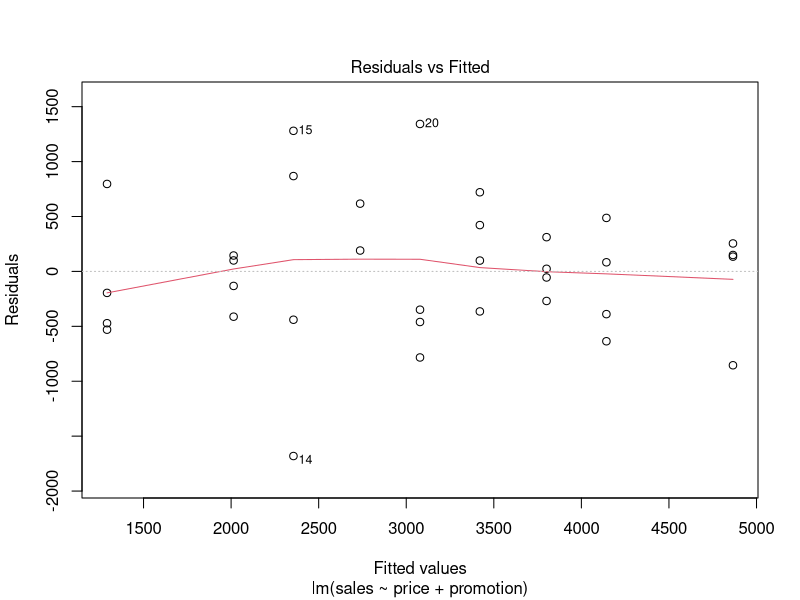
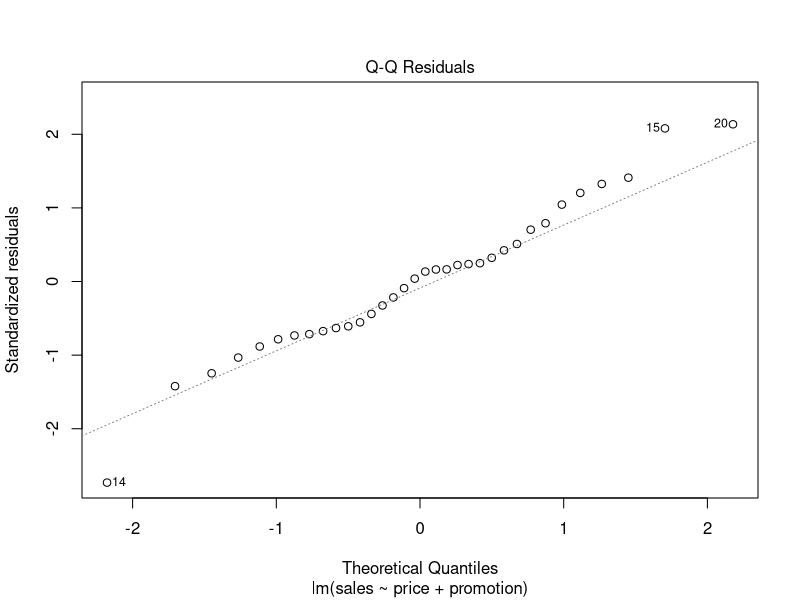
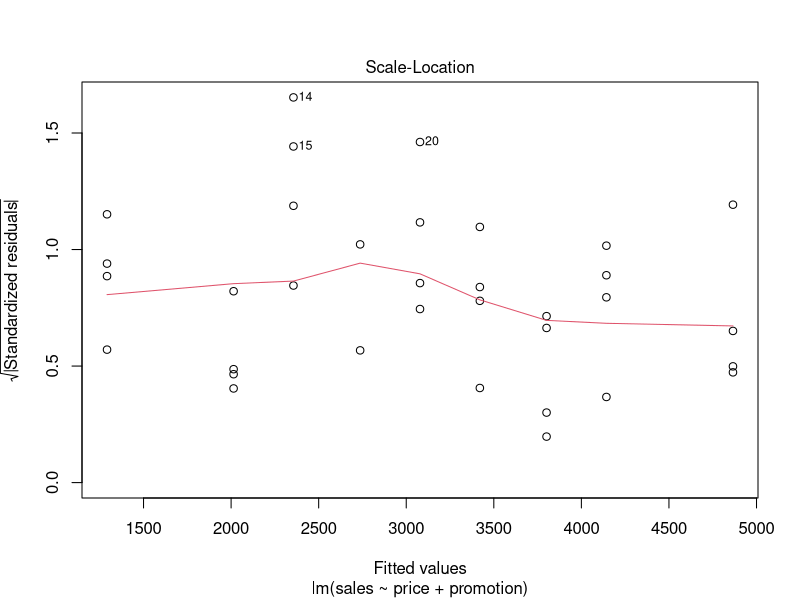
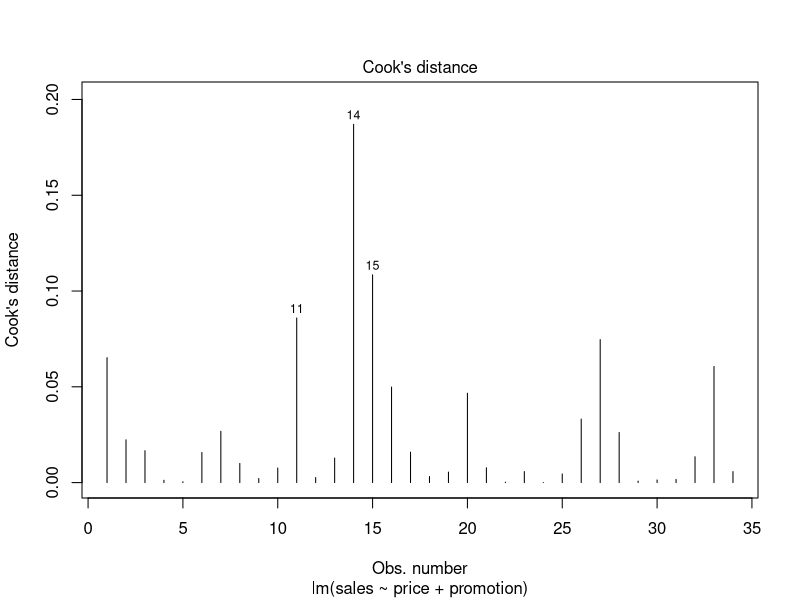

R code for these plots, in order: (Note: this script raises an error after producing the figures.)
#Multiple Linear Regression 

#Omni Store

sales= c(4141,3842,3056,3519,4226, 4630,3507,3754, 5000,5120,4011, 5015,1916,675, 3636,3224,2295, 2730,2618,4421, 4113,3746, 3532, 3825,1096, 761,2088,820,2114, 1882,2159,1602,3354,2927)
price = c(59,59,59,59,59,59,59,59,59,59,59,59, 79,79,79,79,79,79,79,79,79, 79,79,79,99,99, 99,99,99,99,99,99,99,99)
promotion= c(200,200,200,200,400,400,400,400, 600,600,600,600,200,200,200,200, 400,400,400,400,600,600,600,600, 200,200,200,200,400,400,400,400,600,600)

omni = data.frame(sales, price, promotion)
head(omni)
str(omni)

#MLR
mlrmodel1 = lm(formula = sales ~ price + promotion, data=omni)
summary(mlrmodel1)

#
coef(mlrmodel1)


#R2 and Adjs R2
names(mlrmodel1)
(r2 = summary(mlrmodel1)$r.squared)
k = 2 # no of IVs
(n = nrow(omni)) # sample size
(adjr2 = 1 - ( (1 - r2) * ((n - 1)/ (n - k - 1))))
summary(mlrmodel1)$r.squared


# Fstatistics
summary(mlrmodel1)$fstatistic[1]  # from output of model
(df1 = k) ;  (df2 = n-k-1)  
qf(.95, df1, df2)  # from table wrt df1 & df2
#Model Fstats > table(Fstat) 

# Pvalue of Model
fstat = summary(mlrmodel1)$fstatistic 
pf(fstat[1], fstat[2], fstat[3], lower.tail=FALSE) 
# this is  < 0.05 : Significant
# 
plot(mlrmodel1,1)  # no pattern, equal variance
plot(mlrmodel1,2)  # Residues are normally distributed
plot(mlrmodel1,3)
plot(mlrmodel1,4)  # tells outliers which affect model


# Confidence Intervals


#Fitted values : Predicting on IVs using model
fitted(mlrmodel1)
residuals(mlrmodel1) 
mlrmodel1$residuals
cbind(omni$sales, fitted(mlrmodel1), omni$sales - fitted(mlrmodel1), residuals(mlrmodel1))

#sqrt(sum((residuals(mlrmodel1)^2)))
names(mlrmodel1)
summary(mlrmodel1)


#Predicted Values
names(omni)
newdata1 = data.frame(price=c(60,70), promotion=c(300,400))
predict()
# RMSE
